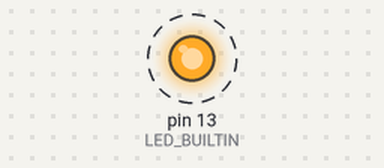
The sketch below on a simulated Arduino Uno, built with avr-gcc and run on an emulated ATmega328P. Parts: output pins drawn as LEDs (lit = HIGH). Dashed ring = blinking. What the sketch prints to the serial monitor is not drawn.

Above: at 0.5 s.
Timing chart, 0 to 4.6 s (numbered marks = the images above):
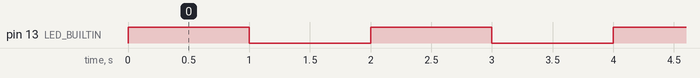

Measured:
- by itself, pin 13 (LED_BUILTIN): alternates HIGH for 1.0 s and LOW for 1.0 s

The sketch:

Blink.ino
```cpp
// Blink: turns the built-in LED on and off every second and prints
// the state to the Serial Monitor (9600 baud).

void setup() {
  Serial.begin(9600);
  pinMode(LED_BUILTIN, OUTPUT);
}

void loop() {
  digitalWrite(LED_BUILTIN, HIGH);
  Serial.println("LED on");
  delay(1000);
  digitalWrite(LED_BUILTIN, LOW);
  Serial.println("LED off");
  delay(1000);
}
```
